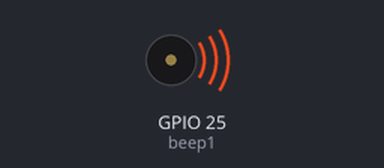
A program run on a simulated ESP32 board running MicroPython. Shown: buzzer (waves = sounding). At 8.0 s the program stops and its outputs stay as they are.

Above: at 0.1 s.
At 8.1 s:
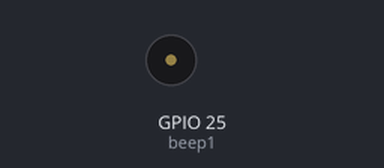
Timing chart, 0 to 9.5 s (numbered marks = the images above):
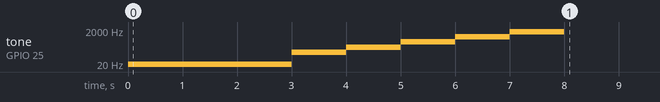

Measured:
- by itself, tone on GPIO 25 (beep1): plays 1 Hz for 3.0 s, 100 Hz for 1.0 s, 200 Hz for 1.0 s, 400 Hz for 1.0 s, 800 Hz for 1.0 s, 1600 Hz for 1.0 s

The program:

PWM_beep.py
```python
'''
Verbindungen
Buzzer passiv (KY-006) ... ESP
-                          GND
S                          D25
'''

import machine
import time

# PWM signal starts with 1 Hz, you should hear a clicking
beep1 = machine.PWM(machine.Pin(25), freq=1, duty_u16=2**16//2)
time.sleep(3)

beep1.freq(100)
time.sleep_ms(1000)

beep1.freq(200)
time.sleep_ms(1000)

beep1.freq(400)
time.sleep_ms(1000)

beep1.freq(800)
time.sleep_ms(1000)

beep1.freq(1600)
time.sleep_ms(1000)

# stop the PWM signal - without deinit the signal will continue after program exits
beep1.deinit()
```
